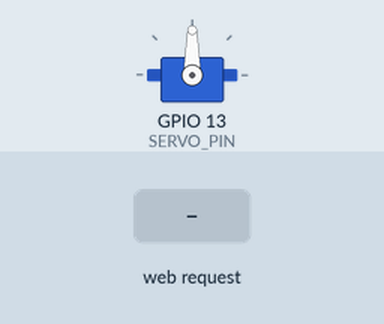
Bench run of a sketch on a simulated ESP32. Shown: servo. Inputs (shaded band) come from the test bench. WiFi joins after 1.5 s; servers stay silent unless stated; what the sketch prints to the serial monitor is not drawn.

Above: at 4.2 s.
4.3 s: HTTP request GET /control?angle=1 received
At 4.6 s:
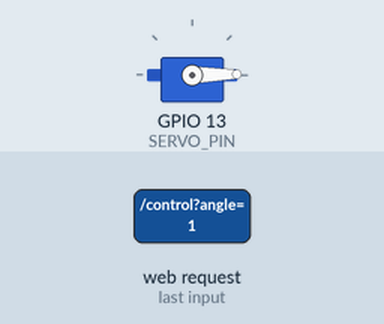
5.8 s: HTTP request GET /control?angle=120 received
At 7.0 s:
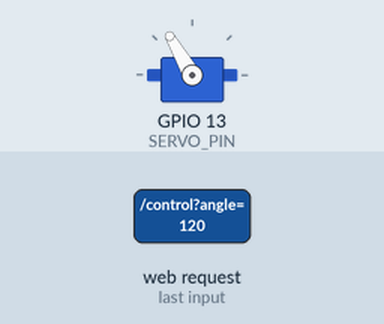
Timing chart, 0 to 8.8 s (numbered marks = the images above; inputs shaded):
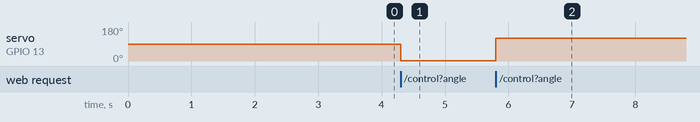

The sketch:

wifi_server.ino
```cpp
/*
  ESP32 WEB SERVER - ROBOTIC ARM CONTROL VIA MOBILE
  Access from mobile browser: http://<ESP32_IP_ADDRESS>
  Controls single servo via WiFi with web interface
*/

#include <WiFi.h>
#include <WebServer.h>
#include <ESP32Servo.h>

// ========== WIFI CONFIGURATION ==========
const char* ssid = "Your_WiFi_SSID";           // Change to your WiFi name
const char* password = "Your_WiFi_Password";   // Change to your WiFi password

// ========== SERVO CONFIGURATION ==========
Servo servo;
const int SERVO_PIN = 13;
const int SERVO_MIN = 0;
const int SERVO_MAX = 180;

// ========== WEB SERVER ==========
WebServer server(80);  // Server on port 80

// ========== VARIABLES ==========
int currentAngle = 90;  // Current servo position
int receiveCount = 0;

// ========== HTML PAGE ==========
const char* htmlPage = R"rawliteral(
<!DOCTYPE html>
<html lang="en">
<head>
    <meta charset="UTF-8">
    <meta name="viewport" content="width=device-width, initial-scale=1.0">
    <title>Robotic Arm Control</title>
    <style>
        * {
            margin: 0;
            padding: 0;
            box-sizing: border-box;
        }

        body {
            font-family: 'Segoe UI', Tahoma, Geneva, Verdana, sans-serif;
            background: linear-gradient(135deg, #667eea 0%, #764ba2 100%);
            min-height: 100vh;
            display: flex;
            justify-content: center;
            align-items: center;
            padding: 20px;
        }

        .container {
            background: white;
            border-radius: 20px;
            box-shadow: 0 20px 60px rgba(0, 0, 0, 0.3);
            padding: 40px;
            max-width: 500px;
            width: 100%;
        }

        .header {
            text-align: center;
            margin-bottom: 40px;
        }

        .header h1 {
            color: #333;
            font-size: 32px;
            margin-bottom: 10px;
        }

        .header p {
            color: #666;
            font-size: 14px;
        }

        .status-box {
            background: #f0f0f0;
            border-left: 4px solid #667eea;
            padding: 15px;
            border-radius: 8px;
            margin-bottom: 30px;
        }

        .status-label {
            color: #666;
            font-size: 12px;
            text-transform: uppercase;
            letter-spacing: 1px;
            margin-bottom: 5px;
        }

        .status-value {
            color: #333;
            font-size: 28px;
            font-weight: bold;
        }

        .control-section {
            margin-bottom: 30px;
        }

        .control-label {
            color: #333;
            font-size: 14px;
            font-weight: 600;
            margin-bottom: 15px;
            display: block;
        }

        .slider-container {
            position: relative;
        }

        input[type="range"] {
            width: 100%;
            height: 8px;
            border-radius: 5px;
            background: linear-gradient(to right, #667eea, #764ba2);
            outline: none;
            -webkit-appearance: none;
            appearance: none;
        }

        input[type="range"]::-webkit-slider-thumb {
            -webkit-appearance: none;
            appearance: none;
            width: 25px;
            height: 25px;
            border-radius: 50%;
            background: #667eea;
            cursor: pointer;
            box-shadow: 0 2px 8px rgba(102, 126, 234, 0.4);
            transition: all 0.3s ease;
        }

        input[type="range"]::-webkit-slider-thumb:active {
            transform: scale(1.2);
            box-shadow: 0 4px 12px rgba(102, 126, 234, 0.6);
        }

        input[type="range"]::-moz-range-thumb {
            width: 25px;
            height: 25px;
            border-radius: 50%;
            background: #667eea;
            cursor: pointer;
            border: none;
            box-shadow: 0 2px 8px rgba(102, 126, 234, 0.4);
            transition: all 0.3s ease;
        }

        input[type="range"]::-moz-range-thumb:active {
            transform: scale(1.2);
        }

        .range-labels {
            display: flex;
            justify-content: space-between;
            font-size: 12px;
            color: #999;
            margin-top: 8px;
        }

        .button-group {
            display: grid;
            grid-template-columns: 1fr 1fr;
            gap: 10px;
            margin-bottom: 20px;
        }

        button {
            padding: 12px 24px;
            font-size: 14px;
            font-weight: 600;
            border: none;
            border-radius: 8px;
            cursor: pointer;
            transition: all 0.3s ease;
            text-transform: uppercase;
            letter-spacing: 0.5px;
        }

        .btn-preset {
            background: #667eea;
            color: white;
        }

        .btn-preset:hover {
            background: #5568d3;
            transform: translateY(-2px);
            box-shadow: 0 8px 16px rgba(102, 126, 234, 0.3);
        }

        .btn-preset:active {
            transform: translateY(0);
        }

        .full-width {
            grid-column: 1 / -1;
        }

        .info-panel {
            background: #e8f4f8;
            border-left: 4px solid #00bcd4;
            padding: 15px;
            border-radius: 8px;
            font-size: 12px;
            color: #00695c;
            line-height: 1.6;
        }

        .connection-indicator {
            display: flex;
            align-items: center;
            margin-bottom: 20px;
            padding: 10px;
            background: #f5f5f5;
            border-radius: 8px;
        }

        .indicator-dot {
            width: 12px;
            height: 12px;
            border-radius: 50%;
            background: #4caf50;
            margin-right: 10px;
            animation: pulse 2s infinite;
        }

        .indicator-dot.offline {
            background: #f44336;
            animation: none;
        }

        @keyframes pulse {
            0%, 100% {
                opacity: 1;
            }
            50% {
                opacity: 0.5;
            }
        }

        .indicator-text {
            font-size: 12px;
            color: #666;
        }

        .angle-display {
            text-align: center;
            padding: 15px;
            background: #f9f9f9;
            border-radius: 8px;
            margin-bottom: 20px;
        }

        .angle-number {
            font-size: 36px;
            font-weight: bold;
            color: #667eea;
        }

        .angle-unit {
            font-size: 14px;
            color: #999;
        }

        @media (max-width: 480px) {
            .container {
                padding: 25px;
            }

            .header h1 {
                font-size: 24px;
            }

            button {
                padding: 10px 20px;
                font-size: 12px;
            }
        }
    </style>
</head>
<body>
    <div class="container">
        <div class="header">
            <h1>🤖 Robotic Arm</h1>
            <p>WiFi Control System</p>
        </div>

        <div class="connection-indicator">
            <div class="indicator-dot" id="statusDot"></div>
            <span class="indicator-text" id="statusText">Connected</span>
        </div>

        <div class="angle-display">
            <div class="angle-number" id="angleValue">90</div>
            <div class="angle-unit">Degrees</div>
        </div>

        <div class="control-section">
            <label class="control-label">Servo Position Control</label>
            <div class="slider-container">
                <input type="range" id="servoSlider" min="0" max="180" value="90" step="1">
                <div class="range-labels">
                    <span>0°</span>
                    <span>90°</span>
                    <span>180°</span>
                </div>
            </div>
        </div>

        <div class="button-group">
            <button class="btn-preset" onclick="moveServo(0)">Min (0°)</button>
            <button class="btn-preset" onclick="moveServo(45)">45°</button>
            <button class="btn-preset" onclick="moveServo(90)">Center (90°)</button>
            <button class="btn-preset" onclick="moveServo(135)">135°</button>
            <button class="btn-preset" onclick="moveServo(180)">Max (180°)</button>
        </div>

        <div class="info-panel">
            <strong>ℹ️ Instructions:</strong><br>
            • Drag the slider to control servo position<br>
            • Use preset buttons for quick positioning<br>
            • Real-time angle feedback displayed above<br>
            • Commands sent instantly via WiFi
        </div>
    </div>

    <script>
        const servoSlider = document.getElementById('servoSlider');
        const angleValue = document.getElementById('angleValue');
        const statusDot = document.getElementById('statusDot');
        const statusText = document.getElementById('statusText');

        let isUpdating = false;

        // Update angle display when slider changes
        servoSlider.addEventListener('input', function() {
            angleValue.textContent = this.value;

            if (!isUpdating) {
                isUpdating = true;
                sendAngle(this.value);

                // Debounce: prevent sending too many commands
                setTimeout(() => {
                    isUpdating = false;
                }, 100);
            }
        });

        // Send angle to ESP32
        function sendAngle(angle) {
            fetch(`/control?angle=${angle}`)
                .then(response => {
                    if (response.ok) {
                        updateStatus(true);
                    } else {
                        updateStatus(false);
                    }
                })
                .catch(error => {
                    console.error('Error:', error);
                    updateStatus(false);
                });
        }

        // Move servo to preset position
        function moveServo(angle) {
            servoSlider.value = angle;
            angleValue.textContent = angle;
            sendAngle(angle);
        }

        // Update connection status
        function updateStatus(connected) {
            if (connected) {
                statusDot.classList.remove('offline');
                statusText.textContent = 'Connected';
            } else {
                statusDot.classList.add('offline');
                statusText.textContent = 'Disconnected';
            }
        }

        // Check connection status every 5 seconds
        function checkStatus() {
            fetch('/status')
                .then(response => response.json())
                .then(data => {
                    updateStatus(data.connected);
                    angleValue.textContent = data.angle;
                    servoSlider.value = data.angle;
                })
                .catch(error => {
                    console.error('Status check failed:', error);
                    updateStatus(false);
                });
        }

        // Initial status check
        checkStatus();

        // Periodic status check
        setInterval(checkStatus, 5000);
    </script>
</body>
</html>
)rawliteral";

// ========== ROUTES ==========
void handleRoot() {
  server.send(200, "text/html", htmlPage);
}

void handleControl() {
  if (server.hasArg("angle")) {
    String angleStr = server.arg("angle");
    int angle = angleStr.toInt();

    // Constrain angle
    angle = constrain(angle, SERVO_MIN, SERVO_MAX);
    currentAngle = angle;
    receiveCount++;

    // Move servo
    servo.write(angle);

    // Send response
    server.send(200, "application/json", "{\"status\":\"success\",\"angle\":" + String(angle) + "}");

    Serial.print("✓ Command #");
    Serial.print(receiveCount);
    Serial.print(" | Servo moved to: ");
    Serial.print(angle);
    Serial.println("°");
  } else {
    server.send(400, "application/json", "{\"status\":\"error\",\"message\":\"Missing angle parameter\"}");
  }
}

void handleStatus() {
  String json = "{\"connected\":true,\"angle\":" + String(currentAngle) + ",\"packets\":" + String(receiveCount) + "}";
  server.send(200, "application/json", json);
}

void handleNotFound() {
  server.send(404, "text/plain", "Page Not Found");
}

// ========== SETUP ==========
void setup() {
  Serial.begin(115200);
  delay(1000);

  Serial.println("\n\n========================================");
  Serial.println("ESP32 WiFi SERVO CONTROL - WEB SERVER");
  Serial.println("========================================\n");

  // Attach servo
  Serial.println("Initializing servo...");
  if (!servo.attach(SERVO_PIN, 1000, 2000)) {
    Serial.println("✗ FATAL ERROR: Could not attach servo!");
    while(1) delay(1000);
  }
  Serial.println("✓ Servo attached to pin 13");

  // Move to initial position
  servo.write(90);
  currentAngle = 90;
  delay(500);

  // Connect to WiFi
  Serial.println("\nConnecting to WiFi...");
  WiFi.mode(WIFI_STA);
  WiFi.begin(ssid, password);

  int attempts = 0;
  while (WiFi.status() != WL_CONNECTED && attempts < 20) {
    delay(500);
    Serial.print(".");
    attempts++;
  }

  if (WiFi.status() == WL_CONNECTED) {
    Serial.println("\n✓ WiFi connected!");
    Serial.print("ESP32 IP Address: ");
    Serial.println(WiFi.localIP());
    Serial.println("\nOpen browser and go to: http://" + WiFi.localIP().toString());
  } else {
    Serial.println("\n✗ WiFi connection failed!");
  }

  // Setup routes
  server.on("/", handleRoot);
  server.on("/control", handleControl);
  server.on("/status", handleStatus);
  server.onNotFound(handleNotFound);

  // Start server
  server.begin();
  Serial.println("\n✓ Web server started on port 80");
  Serial.println("\n========================================");
  Serial.println("READY - Access from mobile browser!");
  Serial.println("========================================\n");
}

// ========== LOOP ==========
void loop() {
  server.handleClient();
}
```

Measured:
- after the input at 4.3 s, servo on GPIO 13 (SERVO_PIN): 90° → 1° at once
- after the input at 5.8 s, servo on GPIO 13 (SERVO_PIN): 1° → 120° at once
